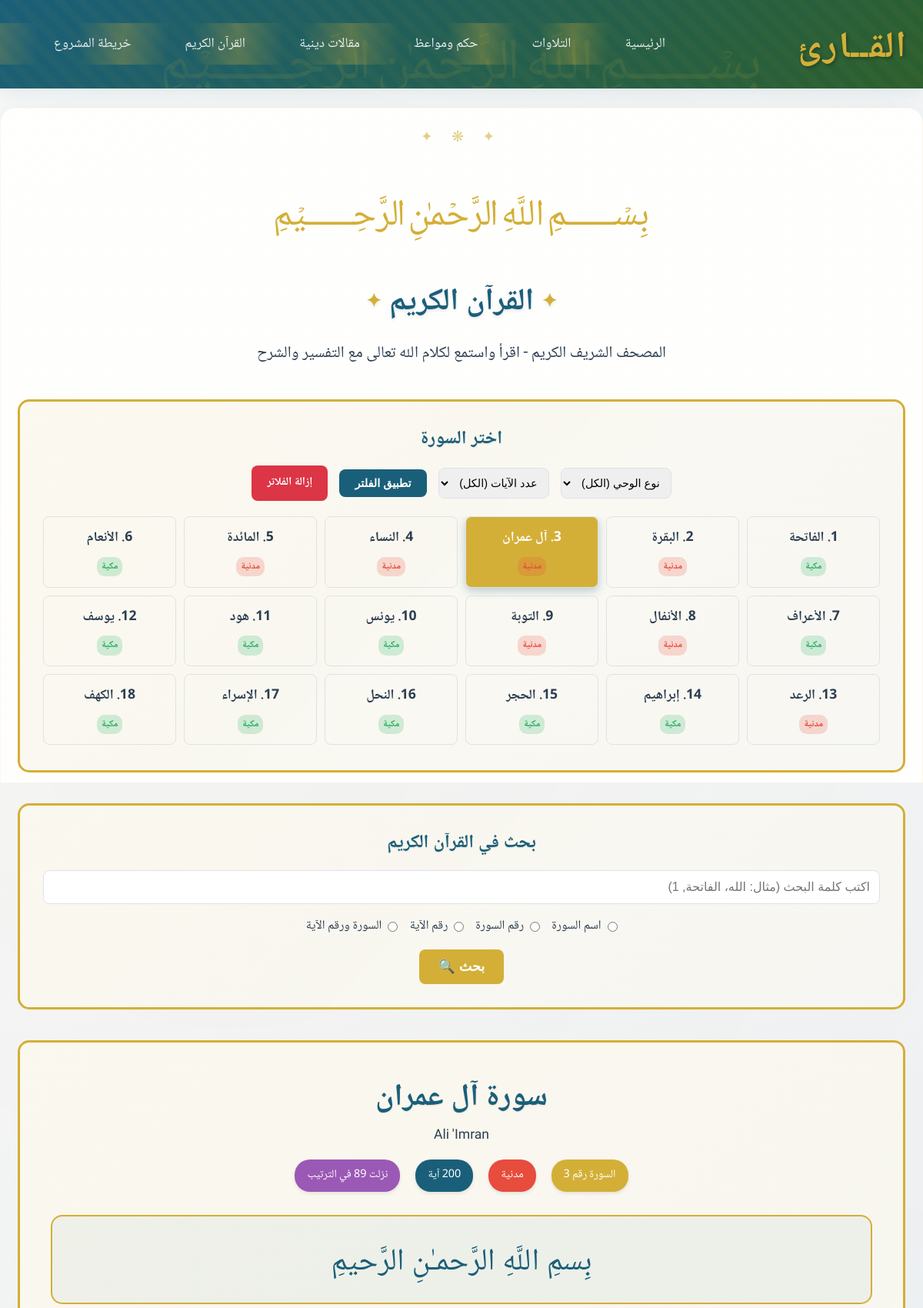
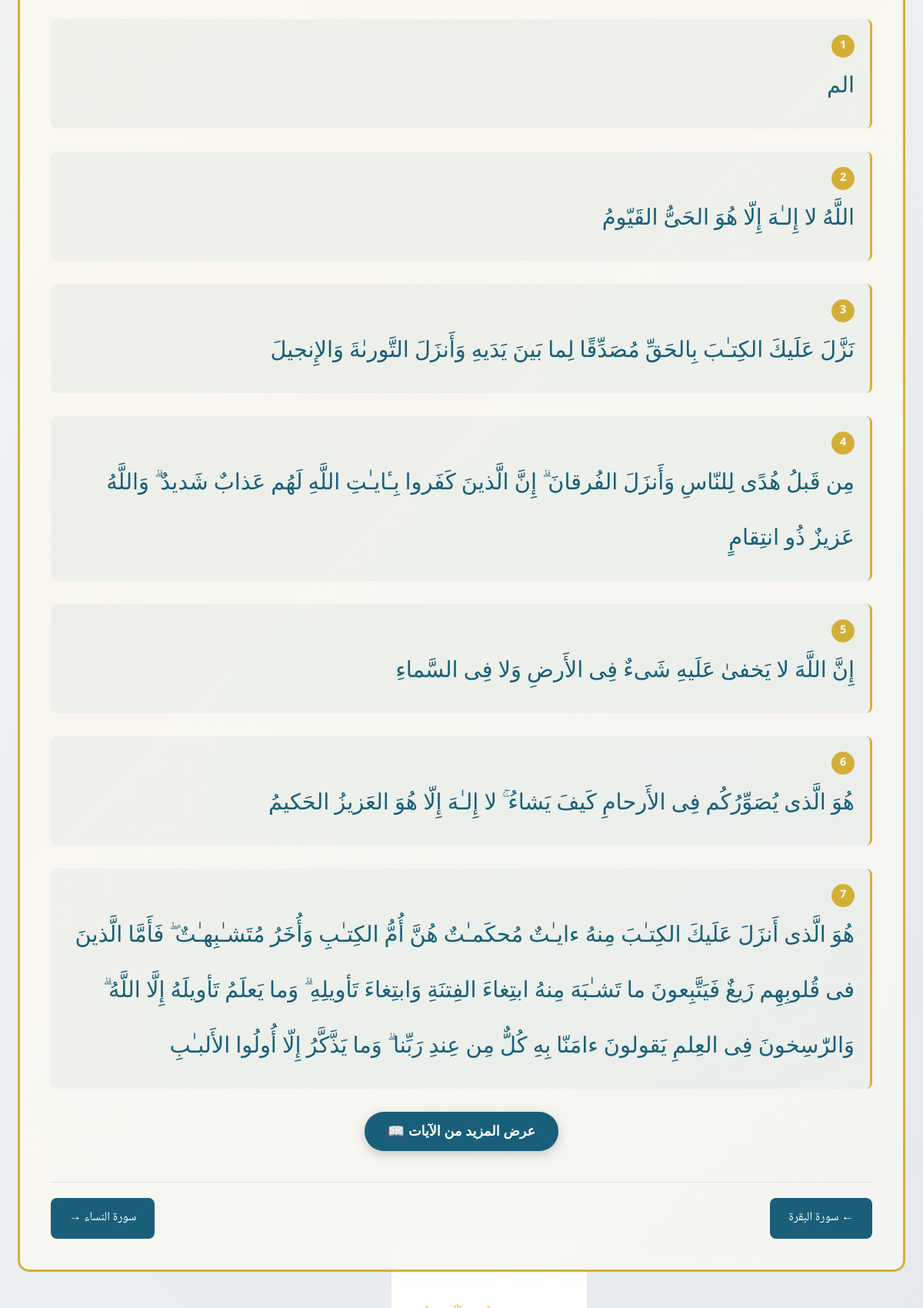
/quran.php?surah=3 (upper part), run on the app's committed database (2 pictures, top to bottom).
### tables this page shows
CREATE TABLE IF NOT EXISTS `quran_surahs` (
    `surah_number` INT(11) NOT NULL,
    `surah_name_arabic` VARCHAR(100) NOT NULL,
    `surah_name_english` VARCHAR(100) NULL,
    `revelation_type` ENUM('meccan', 'medinan') NOT NULL,
    `total_ayahs` INT(11) NOT NULL,
    `revelation_order` INT(11) NOT NULL,
    `bismillah_pre` TINYINT(1) NOT NULL DEFAULT 1 COMMENT '1=تظهر البسملة، 0=لا تظهر',
    `created_at` TIMESTAMP NOT NULL DEFAULT CURRENT_TIMESTAMP,
    PRIMARY KEY (`surah_number`),
    INDEX `idx_revelation_type` (`revelation_type`),
    INDEX `idx_revelation_order` (`revelation_order`)
);

CREATE TABLE IF NOT EXISTS `quran_verses` (
    `id` INT(11) NOT NULL AUTO_INCREMENT,
    `surah_number` INT(11) NOT NULL,
    `ayah_number` INT(11) NOT NULL,
    `ayah_text` TEXT NOT NULL,
    `juz_number` INT(11) NULL,
    `page_number` INT(11) NULL,
    `created_at` TIMESTAMP NOT NULL DEFAULT CURRENT_TIMESTAMP,
    PRIMARY KEY (`id`),
    UNIQUE KEY `unique_verse` (`surah_number`, `ayah_number`),
    INDEX `idx_surah_number` (`surah_number`),
    INDEX `idx_juz_number` (`juz_number`),
    INDEX `idx_page_number` (`page_number`),
    FULLTEXT `ftx_ayah_text` (`ayah_text`)
);

### quran.php (the view, shortened to what the rows shown need)
<?php
include 'includes/header.php';
include 'includes/db_connect.php';
$search_query = isset($_GET['search_query']) ? trim($_GET['search_query']) : '';
$search_results = [];
$revelation_filter = isset($_GET['revelation_filter']) ? $_GET['revelation_filter'] : '';
$ayah_count_filter = isset($_GET['ayah_count_filter']) ? $_GET['ayah_count_filter'] : '';
$current_surah = isset($_GET['surah']) ? (int)$_GET['surah'] : 1;
$current_surah = max(1, min(114, $current_surah));
$surah_info = null;
if ($conn) {
    $stmt = $conn->prepare("SELECT * FROM quran_surahs WHERE surah_number = ?");
    $stmt->bind_param("i", $current_surah);
    $stmt->execute();
    $result = $stmt->get_result();
    $surah_info = $result->fetch_assoc();
}
$verses = [];
if ($conn) {
    $stmt = $conn->prepare("SELECT ayah_number, ayah_text FROM quran_verses WHERE surah_number = ? ORDER BY ayah_number");
    $stmt->bind_param("i", $current_surah);
    $stmt->execute();
    $result = $stmt->get_result();
    while ($row = $result->fetch_assoc()) {
        $verses[] = $row;
    }
}
?>
    <section class="page-content islamic-decor">
        <h1 class="sacred-text">القرآن الكريم</h1>
        <div class="islamic-border" style="margin: 40px 0; padding: 30px;">
            <h2 style="text-align: center; color: var(--primary-color); margin-bottom: 20px; font-family: var(--heading-font);">
                اختر السورة
            </h2>
            <div style="display: grid; grid-template-columns: repeat(auto-fit, minmax(150px, 1fr)); gap: 10px; max-height: 300px; overflow-y: auto;">
                <?php
                $all_surahs = [];
                if ($conn) {
                    $sql_all_surahs = "SELECT surah_number, surah_name_arabic, revelation_type, total_ayahs FROM quran_surahs";
                    $sql_all_surahs .= " ORDER BY surah_number";
                    $stmt_all_surahs = $conn->prepare($sql_all_surahs);
                    if ($stmt_all_surahs) {
                        $stmt_all_surahs->execute();
                        $result_all_surahs = $stmt_all_surahs->get_result();
                        while ($row = $result_all_surahs->fetch_assoc()) {
                            $all_surahs[] = $row;
                        }
                    } else {
                        error_log("Failed to prepare statement for all surahs: " . $conn->error);
                    }
                }
                foreach ($all_surahs as $surah):
                    $is_active = ($surah['surah_number'] == $current_surah);
                ?>
                    <a href="?surah=<?php echo $surah['surah_number']; ?>&revelation_filter=<?php echo htmlspecialchars($revelation_filter); ?>&ayah_count_filter=<?php echo htmlspecialchars($ayah_count_filter); ?>"
                       class="surah-link <?php echo $is_active ? 'active' : ''; ?>"
                       style="display: block; padding: 12px; text-decoration: none; border: 1px solid var(--border-color); border-radius: 8px; text-align: center; transition: all 0.3s ease; background: <?php echo $is_active ? 'var(--accent-color)' : 'transparent'; ?>; color: <?php echo $is_active ? 'white' : 'var(--text-color)'; ?>;">
                        <div style="font-size: 1.1em; font-weight: bold; margin-bottom: 4px;">
                            <?php echo $surah['surah_number']; ?>. <?php echo $surah['surah_name_arabic']; ?>
                        </div>
                        <span class="revelation-badge <?php echo $surah['revelation_type']; ?>" style="background: <?php echo $surah['revelation_type'] == 'meccan' ? 'rgba(39, 174, 96, 0.2)' : 'rgba(231, 76, 60, 0.2)'; ?>; color: <?php echo $surah['revelation_type'] == 'meccan' ? '#27ae60' : '#e74c3c'; ?>;">
                            <?php echo $surah['revelation_type'] == 'meccan' ? 'مكية' : 'مدنية'; ?>
                        </span>
                    </a>
                <?php endforeach; ?>
            </div>
        </div>
        <div class="islamic-border" style="margin: 40px 0; padding: 30px;">
            <h2 style="text-align: center; color: var(--primary-color); margin-bottom: 20px; font-family: var(--heading-font);">
                بحث في القرآن الكريم
            </h2>
        </div>
        <div class="islamic-border" style="margin: 40px 0; padding: 40px;">
            <?php if (!empty($search_results)): ?>
                <h2 style="text-align: center; color: var(--primary-color); margin-bottom: 30px; font-family: var(--heading-font);">
                    نتائج البحث عن "<?php echo htmlspecialchars($search_query); ?>"
                </h2>
                <div class="quran-verses">
                    <?php if (count($search_results) > 0): ?>
                        <?php foreach ($search_results as $verse): ?>
                            <div class="verse-container" style="margin: 30px 0; padding: 20px; border-right: 3px solid var(--accent-color); background: rgba(26, 95, 122, 0.05); border-radius: 8px;">
                                <div style="display: flex; justify-content: space-between; align-items: center; margin-bottom: 15px;">
                                    <span class="info-badge" style="background: var(--primary-color); color: white; padding: 5px 10px; border-radius: 15px; font-size: 0.85rem;">
                                        سورة <?php echo $verse['surah_name_arabic']; ?> (<?php echo $verse['surah_number']; ?>)
                                    </span>
                                    <div class="verse-number" style="display: inline-block; background: var(--accent-color); color: white; border-radius: 50%; width: 30px; height: 30px; text-align: center; line-height: 30px; font-weight: bold; font-size: 0.9rem;">
                                        <?php echo $verse['ayah_number']; ?>
                                    </div>
                                </div>
                                <div class="verse-text" style="font-family: 'Amiri', serif; font-size: 1.8rem; line-height: 2.5; color: var(--primary-color); text-align: right; direction: rtl;">
                                    <?php echo $verse['ayah_text']; ?>
                                </div>
                            </div>
                        <?php endforeach; ?>
                    <?php else: ?>
                        <p style="text-align: center; font-size: 1.2rem; color: var(--text-color);">لا توجد نتائج مطابقة لبحثك.</p>
                    <?php endif; ?>
                </div>
            <?php elseif (!empty($surah_info)): ?>
                <div style="text-align: center; margin-bottom: 30px;">
                    <h2 style="font-family: var(--heading-font); color: var(--primary-color); font-size: 2.5rem; margin-bottom: 10px;">
                        سورة <?php echo $surah_info['surah_name_arabic']; ?>
                    </h2>
                    <div style="font-size: 1.1rem; color: var(--text-color); margin-bottom: 15px;">
                        <?php echo $surah_info['surah_name_english']; ?>
                    </div>
                    <div style="display: flex; justify-content: center; gap: 20px; flex-wrap: wrap;">
                        <div class="info-badge" style="background: var(--accent-color); color: white; padding: 8px 16px; border-radius: 20px; font-size: 0.9rem;">
                            السورة رقم <?php echo $surah_info['surah_number']; ?>
                        </div>
                        <div class="info-badge" style="background: <?php echo $surah_info['revelation_type'] == 'meccan' ? '#27ae60' : '#e74c3c'; ?>; color: white; padding: 8px 16px; border-radius: 20px; font-size: 0.9rem;">
                            <?php echo $surah_info['revelation_type'] == 'meccan' ? 'مكية' : 'مدنية'; ?>
                        </div>
                        <div class="info-badge" style="background: var(--primary-color); color: white; padding: 8px 16px; border-radius: 20px; font-size: 0.9rem;">
                            <?php echo $surah_info['total_ayahs']; ?> آية
                        </div>
                        <div class="info-badge" style="background: #9b59b6; color: white; padding: 8px 16px; border-radius: 20px; font-size: 0.9rem;">
                            نزلت <?php echo $surah_info['revelation_order']; ?> في الترتيب
                        </div>
                    </div>
                </div>
                <?php if ($surah_info['bismillah_pre'] == 1): ?>
                    <div class="basmala-text" style="text-align: center; font-size: 2.5rem; margin: 30px 0; color: var(--primary-color); direction: rtl; padding: 20px; background: rgba(26, 95, 122, 0.05); border-radius: 15px; border: 2px solid var(--accent-color);">
                        بِسمِ اللَّهِ الرَّحمـٰنِ الرَّحيمِ
                    </div>
                <?php endif; ?>
                <div class="quran-verses">
                    <?php
                    $verses_count = count($verses);
                    $initial_display = 7;
                    for ($i = 0; $i < $verses_count; $i++):
                        $verse = $verses[$i];
                        $is_hidden = ($i >= $initial_display) ? 'hidden-verse' : '';
                    ?>
                        <div class="verse-container <?php echo $is_hidden; ?>" style="margin: 30px 0; padding: 20px; border-right: 3px solid var(--accent-color); background: rgba(26, 95, 122, 0.05); border-radius: 8px;">
                            <div class="verse-number" style="display: inline-block; background: var(--accent-color); color: white; border-radius: 50%; width: 30px; height: 30px; text-align: center; line-height: 30px; font-weight: bold; margin-left: 10px; font-size: 0.9rem;">
                                <?php echo $verse['ayah_number']; ?>
                            </div>
                            <div class="verse-text" style="font-family: 'Amiri', serif; font-size: 1.8rem; line-height: 2.5; color: var(--primary-color); text-align: right; direction: rtl;">
                                <?php echo $verse['ayah_text']; ?>
                            </div>
                        </div>
                        <?php if ($i == $initial_display - 1 && $verses_count > $initial_display): ?>
                            <div class="show-more-container" style="text-align: center; margin: 30px 0;">
                                <button id="show-more-btn" class="show-more-btn" style="background: var(--primary-color); color: white; border: none; padding: 15px 30px; border-radius: 25px; font-size: 1.1rem; font-weight: bold; cursor: pointer; transition: all 0.3s ease; box-shadow: 0 4px 15px rgba(0,0,0,0.2);">
                                    عرض المزيد من الآيات 📖
                                </button>
                            </div>
                        <?php endif; ?>
                    <?php endfor; ?>
                </div>
                <div style="display: flex; justify-content: space-between; margin-top: 40px; padding-top: 20px; border-top: 1px solid var(--border-color);">
                    <?php if ($current_surah > 1):
                        $prev_surah_name = '';
                        $prev_surah_num = $current_surah - 1;
                        if ($conn) {
                            $stmt = $conn->prepare("SELECT surah_name_arabic FROM quran_surahs WHERE surah_number = ?");
                            $stmt->bind_param("i", $prev_surah_num);
                            $stmt->execute();
                            $result = $stmt->get_result();
                            if ($row = $result->fetch_assoc()) {
                                $prev_surah_name = $row['surah_name_arabic'];
                            }
                        }
                    ?>
                        <a href="?surah=<?php echo $current_surah - 1; ?>" class="nav-button" style="padding: 12px 24px; background: var(--primary-color); color: white; text-decoration: none; border-radius: 8px; transition: all 0.3s ease;">
                            ← سورة <?php echo $prev_surah_name; ?>
                        </a>
                    <?php else: ?>
                        <div></div>
                    <?php endif; ?>
                    <?php if ($current_surah < 114):
                        $next_surah_name = '';
                        $next_surah_num = $current_surah + 1;
                        if ($conn) {
                            $stmt = $conn->prepare("SELECT surah_name_arabic FROM quran_surahs WHERE surah_number = ?");
                            $stmt->bind_param("i", $next_surah_num);
                            $stmt->execute();
                            $result = $stmt->get_result();
                            if ($row = $result->fetch_assoc()) {
                                $next_surah_name = $row['surah_name_arabic'];
                            }
                        }
                    ?>
                        <a href="?surah=<?php echo $current_surah + 1; ?>" class="nav-button" style="padding: 12px 24px; background: var(--primary-color); color: white; text-decoration: none; border-radius: 8px; transition: all 0.3s ease;">
                            سورة <?php echo $next_surah_name; ?> →
                        </a>
                    <?php else: ?>
                        <div></div>
                    <?php endif; ?>
                </div>
            <?php endif; ?>
        </div>
    </section>
<?php
include 'includes/footer.php';
?>

### data on the page
quran_surahs: surah_number "1", surah_name_arabic "الفاتحة", revelation_type "مكية"
quran_surahs: surah_number "2", surah_name_arabic "البقرة", revelation_type "مدنية"
quran_surahs: surah_number "3", surah_name_arabic "آل عمران", revelation_type "مدنية", surah_name_english "Ali 'Imran", total_ayahs "200", revelation_order "89"
quran_surahs: surah_number "4", surah_name_arabic "النساء", revelation_type "مدنية"
quran_surahs: surah_number "5", surah_name_arabic "المائدة", revelation_type "مدنية"
quran_surahs: surah_number "6", surah_name_arabic "الأنعام", revelation_type "مكية"
quran_surahs: surah_number "7", surah_name_arabic "الأعراف", revelation_type "مكية"
quran_surahs: surah_number "8", surah_name_arabic "الأنفال", revelation_type "مدنية"
quran_surahs: surah_number "9", surah_name_arabic "التوبة", revelation_type "مدنية"
quran_surahs: surah_number "10", surah_name_arabic "يونس", revelation_type "مكية"
quran_surahs: surah_number "11", surah_name_arabic "هود", revelation_type "مكية"
quran_surahs: surah_number "12", surah_name_arabic "يوسف", revelation_type "مكية"
quran_surahs: surah_number "13", surah_name_arabic "الرعد", revelation_type "مدنية"
quran_surahs: surah_number "14", surah_name_arabic "إبراهيم", revelation_type "مكية"
quran_surahs: surah_number "15", surah_name_arabic "الحجر", revelation_type "مكية"
quran_surahs: surah_number "16", surah_name_arabic "النحل", revelation_type "مكية"
quran_surahs: surah_number "17", surah_name_arabic "الإسراء", revelation_type "مكية"
quran_surahs: surah_number "18", surah_name_arabic "الكهف", revelation_type "مكية"
quran_verses: ayah_number "1", ayah_text "الم"
quran_verses: ayah_number "2", ayah_text "اللَّهُ لا إِلـٰهَ إِلّا هُوَ الحَىُّ القَيّومُ"
quran_verses: ayah_number "3", ayah_text "نَزَّلَ عَلَيكَ الكِتـٰبَ بِالحَقِّ مُصَدِّقًا لِما بَينَ يَدَيهِ وَأَنزَلَ التَّورىٰةَ وَالإِنجيلَ"
quran_verses: ayah_number "4", ayah_text "مِن قَبلُ هُدًى لِلنّاسِ وَأَنزَلَ الفُرقانَ ۗ إِنَّ الَّذينَ كَفَروا بِـٔايـٰتِ اللَّهِ لَهُم عَذابٌ شَديدٌ ۗ وَاللَّهُ عَزيزٌ ذُو انتِقامٍ"
quran_verses: ayah_number "5", ayah_text "إِنَّ اللَّهَ لا يَخفىٰ عَلَيهِ شَىءٌ فِى الأَرضِ وَلا فِى السَّماءِ"
quran_verses: ayah_number "6", ayah_text "هُوَ الَّذى يُصَوِّرُكُم فِى الأَرحامِ كَيفَ يَشاءُ ۚ لا إِلـٰهَ إِلّا هُوَ العَزيزُ الحَكيمُ"
quran_verses: ayah_number "7", ayah_text "هُوَ الَّذى أَنزَلَ عَلَيكَ الكِتـٰبَ مِنهُ ءايـٰتٌ مُحكَمـٰتٌ هُنَّ أُمُّ الكِتـٰبِ وَأُخَرُ مُتَشـٰبِهـٰتٌ ۖ فَأَمَّا الَّذينَ فى قُلوبِهِم زَيغٌ فَيَتَّبِعونَ ما تَشـٰبَهَ مِنهُ ابتِغاءَ الفِتنَةِ وَابتِغاءَ تَأويلِهِ ۗ وَما يَعلَمُ تَأويلَهُ إِلَّا اللَّهُ ۗ وَالرّٰسِخونَ فِى العِلمِ يَقولونَ ءامَنّا بِهِ كُلٌّ مِن عِندِ رَبِّنا ۗ وَما يَذَّكَّرُ إِلّا أُولُوا الأَلبـٰبِ", shows "عرض المزيد من الآيات 📖"
